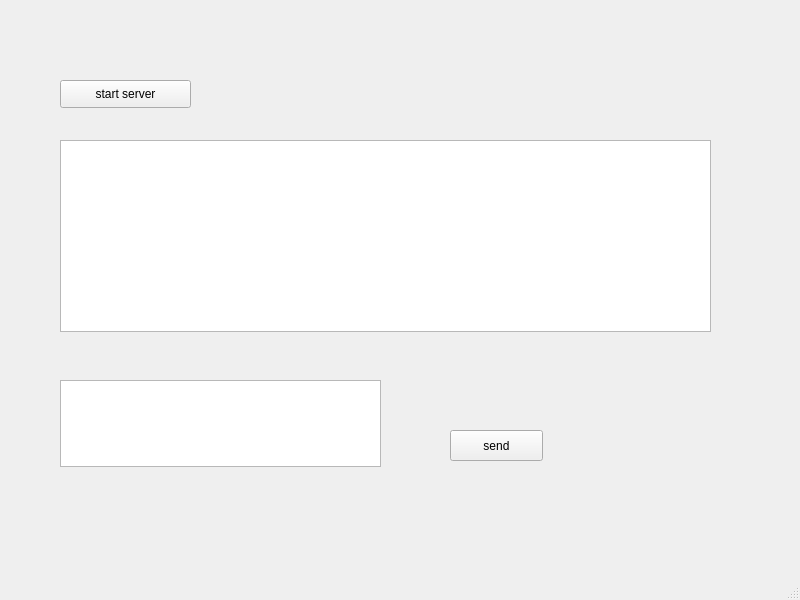
<?xml version="1.0" encoding="UTF-8"?>
<ui version="4.0">
 <class>server</class>
 <widget class="QMainWindow" name="server">
  <property name="geometry">
   <rect>
    <x>0</x>
    <y>0</y>
    <width>800</width>
    <height>600</height>
   </rect>
  </property>
  <property name="windowTitle">
   <string>server</string>
  </property>
  <widget class="QWidget" name="centralwidget">
   <widget class="QPushButton" name="start_server_button">
    <property name="geometry">
     <rect>
      <x>60</x>
      <y>80</y>
      <width>131</width>
      <height>28</height>
     </rect>
    </property>
    <property name="text">
     <string>start server</string>
    </property>
   </widget>
   <widget class="QPushButton" name="send">
    <property name="geometry">
     <rect>
      <x>450</x>
      <y>430</y>
      <width>93</width>
      <height>31</height>
     </rect>
    </property>
    <property name="text">
     <string>send</string>
    </property>
   </widget>
   <widget class="QTextBrowser" name="textBrowser">
    <property name="geometry">
     <rect>
      <x>60</x>
      <y>140</y>
      <width>651</width>
      <height>192</height>
     </rect>
    </property>
   </widget>
   <widget class="QTextEdit" name="sendEdit">
    <property name="geometry">
     <rect>
      <x>60</x>
      <y>380</y>
      <width>321</width>
      <height>87</height>
     </rect>
    </property>
   </widget>
  </widget>
  <widget class="QMenuBar" name="menubar">
   <property name="geometry">
    <rect>
     <x>0</x>
     <y>0</y>
     <width>800</width>
     <height>26</height>
    </rect>
   </property>
  </widget>
  <widget class="QStatusBar" name="statusbar"/>
 </widget>
 <resources/>
 <connections/>
</ui>
